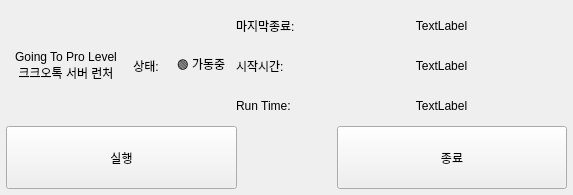
<?xml version="1.0" encoding="UTF-8"?>
<ui version="4.0">
 <class>server_controller</class>
 <widget class="QWidget" name="server_controller">
  <property name="geometry">
   <rect>
    <x>0</x>
    <y>0</y>
    <width>573</width>
    <height>195</height>
   </rect>
  </property>
  <property name="windowTitle">
   <string>Form</string>
  </property>
  <layout class="QVBoxLayout" name="verticalLayout">
   <property name="spacing">
    <number>0</number>
   </property>
   <property name="leftMargin">
    <number>6</number>
   </property>
   <property name="topMargin">
    <number>6</number>
   </property>
   <property name="rightMargin">
    <number>6</number>
   </property>
   <property name="bottomMargin">
    <number>6</number>
   </property>
   <item>
    <widget class="QWidget" name="widget" native="true">
     <layout class="QVBoxLayout" name="verticalLayout_2">
      <property name="spacing">
       <number>0</number>
      </property>
      <property name="leftMargin">
       <number>0</number>
      </property>
      <property name="topMargin">
       <number>0</number>
      </property>
      <property name="rightMargin">
       <number>0</number>
      </property>
      <property name="bottomMargin">
       <number>0</number>
      </property>
      <item>
       <widget class="QWidget" name="widget_3" native="true">
        <property name="minimumSize">
         <size>
          <width>0</width>
          <height>120</height>
         </size>
        </property>
        <layout class="QHBoxLayout" name="horizontalLayout_2">
         <property name="spacing">
          <number>0</number>
         </property>
         <property name="leftMargin">
          <number>0</number>
         </property>
         <property name="topMargin">
          <number>0</number>
         </property>
         <property name="rightMargin">
          <number>0</number>
         </property>
         <property name="bottomMargin">
          <number>0</number>
         </property>
         <item>
          <widget class="QLabel" name="label">
           <property name="minimumSize">
            <size>
             <width>120</width>
             <height>30</height>
            </size>
           </property>
           <property name="maximumSize">
            <size>
             <width>120</width>
             <height>30</height>
            </size>
           </property>
           <property name="text">
            <string>Going To Pro Level
크크오톡 서버 런처</string>
           </property>
           <property name="alignment">
            <set>Qt::AlignCenter</set>
           </property>
          </widget>
         </item>
         <item>
          <widget class="QLabel" name="label_2">
           <property name="minimumSize">
            <size>
             <width>40</width>
             <height>0</height>
            </size>
           </property>
           <property name="maximumSize">
            <size>
             <width>40</width>
             <height>16777215</height>
            </size>
           </property>
           <property name="text">
            <string>상태:</string>
           </property>
           <property name="alignment">
            <set>Qt::AlignCenter</set>
           </property>
          </widget>
         </item>
         <item>
          <widget class="QLabel" name="label_server_status">
           <property name="minimumSize">
            <size>
             <width>70</width>
             <height>0</height>
            </size>
           </property>
           <property name="maximumSize">
            <size>
             <width>70</width>
             <height>16777215</height>
            </size>
           </property>
           <property name="text">
            <string>🟢 가동중</string>
           </property>
           <property name="alignment">
            <set>Qt::AlignCenter</set>
           </property>
          </widget>
         </item>
         <item>
          <widget class="QWidget" name="widget_4" native="true">
           <layout class="QVBoxLayout" name="verticalLayout_3">
            <property name="spacing">
             <number>0</number>
            </property>
            <property name="leftMargin">
             <number>0</number>
            </property>
            <property name="topMargin">
             <number>0</number>
            </property>
            <property name="rightMargin">
             <number>0</number>
            </property>
            <property name="bottomMargin">
             <number>0</number>
            </property>
            <item>
             <widget class="QWidget" name="widget_5" native="true">
              <layout class="QHBoxLayout" name="horizontalLayout_3">
               <property name="spacing">
                <number>0</number>
               </property>
               <property name="leftMargin">
                <number>0</number>
               </property>
               <property name="topMargin">
                <number>0</number>
               </property>
               <property name="rightMargin">
                <number>0</number>
               </property>
               <property name="bottomMargin">
                <number>0</number>
               </property>
               <item>
                <widget class="QLabel" name="label_5">
                 <property name="minimumSize">
                  <size>
                   <width>80</width>
                   <height>0</height>
                  </size>
                 </property>
                 <property name="maximumSize">
                  <size>
                   <width>80</width>
                   <height>16777215</height>
                  </size>
                 </property>
                 <property name="text">
                  <string>마지막종료:</string>
                 </property>
                </widget>
               </item>
               <item>
                <widget class="QLabel" name="label_last_stop">
                 <property name="text">
                  <string>TextLabel</string>
                 </property>
                 <property name="alignment">
                  <set>Qt::AlignCenter</set>
                 </property>
                </widget>
               </item>
              </layout>
             </widget>
            </item>
            <item>
             <widget class="QWidget" name="widget_6" native="true">
              <layout class="QHBoxLayout" name="horizontalLayout_4">
               <property name="spacing">
                <number>0</number>
               </property>
               <property name="leftMargin">
                <number>0</number>
               </property>
               <property name="topMargin">
                <number>0</number>
               </property>
               <property name="rightMargin">
                <number>0</number>
               </property>
               <property name="bottomMargin">
                <number>0</number>
               </property>
               <item>
                <widget class="QLabel" name="label_4">
                 <property name="minimumSize">
                  <size>
                   <width>80</width>
                   <height>0</height>
                  </size>
                 </property>
                 <property name="maximumSize">
                  <size>
                   <width>80</width>
                   <height>16777215</height>
                  </size>
                 </property>
                 <property name="text">
                  <string>시작시간:</string>
                 </property>
                </widget>
               </item>
               <item>
                <widget class="QLabel" name="label_start_time">
                 <property name="text">
                  <string>TextLabel</string>
                 </property>
                 <property name="alignment">
                  <set>Qt::AlignCenter</set>
                 </property>
                </widget>
               </item>
              </layout>
             </widget>
            </item>
            <item>
             <widget class="QWidget" name="widget_7" native="true">
              <layout class="QHBoxLayout" name="horizontalLayout_6">
               <property name="spacing">
                <number>0</number>
               </property>
               <property name="leftMargin">
                <number>0</number>
               </property>
               <property name="topMargin">
                <number>0</number>
               </property>
               <property name="rightMargin">
                <number>0</number>
               </property>
               <property name="bottomMargin">
                <number>0</number>
               </property>
               <item>
                <widget class="QLabel" name="label_10">
                 <property name="minimumSize">
                  <size>
                   <width>80</width>
                   <height>0</height>
                  </size>
                 </property>
                 <property name="maximumSize">
                  <size>
                   <width>80</width>
                   <height>16777215</height>
                  </size>
                 </property>
                 <property name="text">
                  <string>Run Time:</string>
                 </property>
                </widget>
               </item>
               <item>
                <widget class="QLabel" name="label_run_time">
                 <property name="text">
                  <string>TextLabel</string>
                 </property>
                 <property name="alignment">
                  <set>Qt::AlignCenter</set>
                 </property>
                </widget>
               </item>
              </layout>
             </widget>
            </item>
           </layout>
          </widget>
         </item>
        </layout>
       </widget>
      </item>
      <item>
       <widget class="QWidget" name="widget_2" native="true">
        <layout class="QHBoxLayout" name="horizontalLayout">
         <property name="spacing">
          <number>0</number>
         </property>
         <property name="leftMargin">
          <number>0</number>
         </property>
         <property name="topMargin">
          <number>0</number>
         </property>
         <property name="rightMargin">
          <number>0</number>
         </property>
         <property name="bottomMargin">
          <number>0</number>
         </property>
         <item>
          <widget class="QPushButton" name="btn_run">
           <property name="sizePolicy">
            <sizepolicy hsizetype="Minimum" vsizetype="Expanding">
             <horstretch>0</horstretch>
             <verstretch>0</verstretch>
            </sizepolicy>
           </property>
           <property name="text">
            <string>실행</string>
           </property>
          </widget>
         </item>
         <item>
          <spacer name="horizontalSpacer">
           <property name="orientation">
            <enum>Qt::Horizontal</enum>
           </property>
           <property name="sizeType">
            <enum>QSizePolicy::Fixed</enum>
           </property>
           <property name="sizeHint" stdset="0">
            <size>
             <width>100</width>
             <height>20</height>
            </size>
           </property>
          </spacer>
         </item>
         <item>
          <widget class="QPushButton" name="btn_stop">
           <property name="sizePolicy">
            <sizepolicy hsizetype="Minimum" vsizetype="Expanding">
             <horstretch>0</horstretch>
             <verstretch>0</verstretch>
            </sizepolicy>
           </property>
           <property name="text">
            <string>종료</string>
           </property>
          </widget>
         </item>
        </layout>
       </widget>
      </item>
     </layout>
    </widget>
   </item>
  </layout>
 </widget>
 <resources/>
 <connections/>
</ui>
